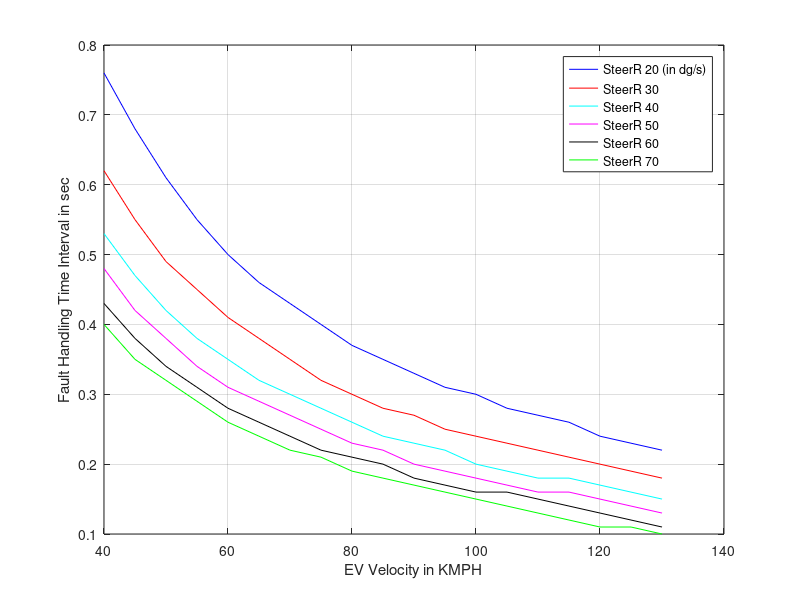
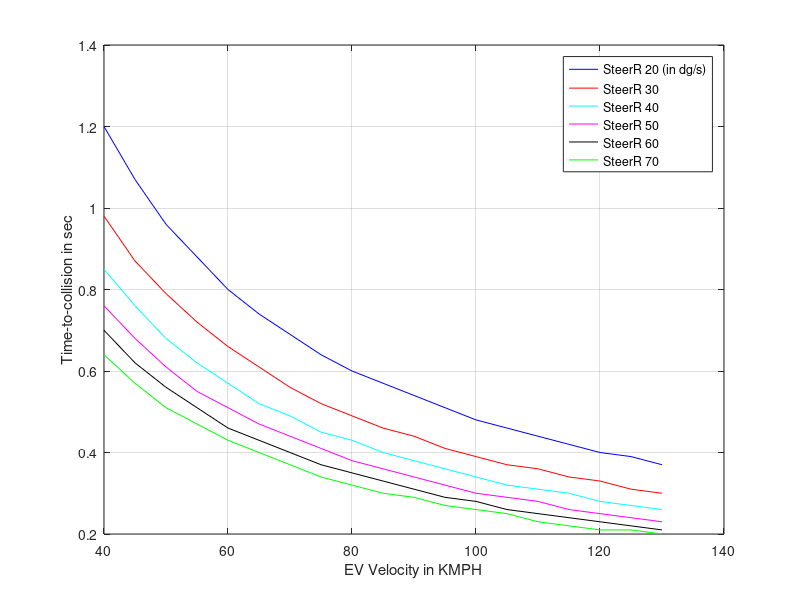

These charts were generated, in order, by the following MATLAB code: (Note: this script raises an error after producing the figures.)
clear all
close all
clc
%% Constraint for parameter

KK = 0;
Str_Ang_Rate=[];
x_speed=[];
y_TTC=[];
z_FHTI=[];
for SteerAngRate_EV_Comp = 20 : 10 : 70
    Speed = [];
    TimeDur = [];
    DataTTC = [];
    AAy=[];
    for EgoVehicleSpeed = 40 : 5 : 130
        
        Vx_EV = EgoVehicleSpeed/3.6;
        Dist2Bondary = 0.3;
        TargetVehicleSpeed = 130/3.6;
        Ay_TV = 0;
        %%
        LaneWidth = 3.66;
        TruckWidth = 3.05;
        WheelBase = 5.79;
        SRR = 18;
       
        R2D = 57.3;
        Ay = -Vx_EV^2 * tand(SteerAngRate_EV_Comp/SRR)/WheelBase;
        AyComp = Vx_EV^2 * tand(SteerAngRate_EV_Comp/SRR)/WheelBase;
        % Saturation: If acceleration is more than 1g. Need to saturate
        if abs(AyComp) > 9.81
            AyComp = sign(AyComp)*9.81;
        else
            AyComp = AyComp;
        end
       
        dT = 0.01;                                      % Sample time
        VelY = 0;
        DistCovered = 0;
        K = 0;
 %% TTC computation
        Flag = false;
        while(Flag == false)
          
            IC2 = Ay - Ay_TV;
            VelY = VelY + dT * IC2;
            DistCovered = DistCovered + dT*VelY;
            K = K + 1;
            if (abs(DistCovered) >= Dist2Bondary)
                Flag = true;
            end
        end
        TTC = K * dT;
        %% Dist covered during response time
        for ijk = TTC : -dT : 0.001
            
        IC = 0;
        VelY = 0;
        DistCovered = 0;
        Flag = false;
        C = 0;
        %% FHTI calculation
        for i = 0 : dT : ijk
            
            IC2 = Ay - Ay_TV;
            VelY = VelY + dT * IC2;
            DistCovered = DistCovered + dT*VelY;
        end
        DistCovered1 = abs(DistCovered);
 %%
        Flag = false;
        N = 0;
        Pev_VelY = VelY;
        DistCovered = 0;
        while(Flag == false)
            
            VelY = VelY + dT * AyComp;
            DistCovered = DistCovered + dT*VelY;
            if sign(VelY) ~= sign(Pev_VelY)
                Flag = true;
            end
            N = N + 1;
        end
        
        DistCovered2 = abs(DistCovered);
        TotalDist = DistCovered1 + DistCovered2;
        if abs(TotalDist) < (Dist2Bondary-0.05)
            break;
        end
        end
        Speed = [Speed EgoVehicleSpeed];
        TimeDur = [TimeDur ijk];
        DataTTC = [DataTTC TTC];
        AAy=[AAy Ay];
        
        Str_Ang_Rate=[Str_Ang_Rate SteerAngRate_EV_Comp];
    end
     x_speed=[x_speed Speed]; 
    y_TTC=[y_TTC DataTTC];
    z_FHTI=[z_FHTI TimeDur];
    KK = KK + 1; 
    SSSS(KK,:) = Speed;
    TTTT(KK,:) = TimeDur;
    TTCC(KK,:) = DataTTC;
    AAAY(KK,:)=  AAy;
end
%% Plots
figure(1)
plot(SSSS(1,:),TTTT(1,:),'b');
hold on;
grid on;
plot(SSSS(2,:),TTTT(2,:),'r');
plot(SSSS(3,:),TTTT(3,:),'c');
plot(SSSS(4,:),TTTT(4,:),'m');
plot(SSSS(5,:),TTTT(5,:),'k');
plot(SSSS(6,:),TTTT(6,:),'g');

legend('SteerR 20 (in dg/s)','SteerR 30','SteerR 40','SteerR 50','SteerR 60','SteerR 70','Location','Best');
xlabel('EV Velocity in KMPH');
ylabel('Fault Handling Time Interval in sec');

f=gcf;
saveas(f,'LanechangeAlertfailure_28_1_FHTI.jpg');

figure(2)
plot(SSSS(1,:),TTCC(1,:),'b');
hold on;
grid on;
plot(SSSS(2,:),TTCC(2,:),'r');
plot(SSSS(3,:),TTCC(3,:),'c');
plot(SSSS(4,:),TTCC(4,:),'m');
plot(SSSS(5,:),TTCC(5,:),'k');
plot(SSSS(6,:),TTCC(6,:),'g');

legend('SteerR 20 (in dg/s)','SteerR 30','SteerR 40','SteerR 50','SteerR 60','SteerR 70','Location','Best');
xlabel('EV Velocity in KMPH');
ylabel('Time-to-collision in sec');

f=gcf;
saveas(f,'LanechangeAlertfailure_28_1_TTC.jpg');

%% excel write
Str_Ang_Rate=Str_Ang_Rate';
x_speed=x_speed';
y_TTC=y_TTC';
z_FHTI=z_FHTI';
data={'Str_ang_rate','Vehicle_Speed','TTC','FHTI'};
xlswrite('Functional_Safety_Scenarios',data,'LanechangeAlertfailure_28_1','A1');
xlswrite('Functional_Safety_Scenarios',Str_Ang_Rate,'LanechangeAlertfailure_28_1','A2');
xlswrite('Functional_Safety_Scenarios',x_speed,'LanechangeAlertfailure_28_1','B2');
xlswrite('Functional_Safety_Scenarios',y_TTC,'LanechangeAlertfailure_28_1','C2');
xlswrite('Functional_Safety_Scenarios',z_FHTI,'LanechangeAlertfailure_28_1','D2');


folder = pwd;
excelFileName = 'Functional_Safety_Scenarios.xls';
fullFileName = fullfile(folder, excelFileName);
objExcel = actxserver('Excel.Application');
objExcel.Visible = true;
ExcelWorkbook = objExcel.Workbooks.Open(fullFileName);
oSheet = objExcel.ActiveSheet;
imageFolder = fileparts(which('LanechangeAlertfailure_28_1_TTC.jpg'));
imageFullFileName = fullfile(imageFolder, 'LanechangeAlertfailure_28_1_TTC.jpg');
Shapes = oSheet.Shapes;
Shapes.AddPicture(imageFullFileName, 0, 1, 400, 20, 400, 300);

imageFolder1 = fileparts(which('LanechangeAlertfailure_28_1_FHTI.jpg'));
imageFullFileName1 = fullfile(imageFolder, 'LanechangeAlertfailure_28_1_FHTI.jpg');
Shapes.AddPicture(imageFullFileName1, 0, 1, 850, 20, 400, 300);

objExcel.DisplayAlerts = false;
ExcelWorkbook.SaveAs(fullFileName);
ExcelWorkbook.Close(false);
objExcel.Quit; 